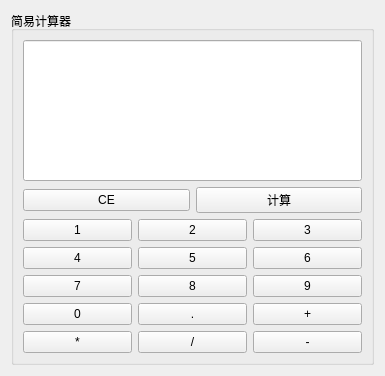
<?xml version="1.0" encoding="UTF-8"?>
<ui version="4.0">
 <class>Calculater</class>
 <widget class="QWidget" name="Calculater">
  <property name="geometry">
   <rect>
    <x>0</x>
    <y>0</y>
    <width>385</width>
    <height>376</height>
   </rect>
  </property>
  <property name="windowTitle">
   <string>Form</string>
  </property>
  <layout class="QVBoxLayout" name="verticalLayout_2">
   <item>
    <widget class="QGroupBox" name="groupBox">
     <property name="title">
      <string>简易计算器</string>
     </property>
     <layout class="QVBoxLayout" name="verticalLayout_3">
      <item>
       <layout class="QVBoxLayout" name="verticalLayout_4">
        <item>
         <widget class="QLineEdit" name="lineEdit">
          <property name="sizePolicy">
           <sizepolicy hsizetype="Expanding" vsizetype="Expanding">
            <horstretch>0</horstretch>
            <verstretch>0</verstretch>
           </sizepolicy>
          </property>
         </widget>
        </item>
        <item>
         <layout class="QHBoxLayout" name="horizontalLayout_6">
          <item>
           <widget class="QPushButton" name="buttonCE">
            <property name="text">
             <string>CE</string>
            </property>
           </widget>
          </item>
          <item>
           <widget class="QPushButton" name="buttonCal">
            <property name="text">
             <string>计算</string>
            </property>
           </widget>
          </item>
         </layout>
        </item>
       </layout>
      </item>
      <item>
       <layout class="QVBoxLayout" name="verticalLayout">
        <item>
         <layout class="QHBoxLayout" name="horizontalLayout">
          <item>
           <widget class="QPushButton" name="button1">
            <property name="text">
             <string>1</string>
            </property>
           </widget>
          </item>
          <item>
           <widget class="QPushButton" name="button2">
            <property name="text">
             <string>2</string>
            </property>
           </widget>
          </item>
          <item>
           <widget class="QPushButton" name="button3">
            <property name="text">
             <string>3</string>
            </property>
           </widget>
          </item>
         </layout>
        </item>
        <item>
         <layout class="QHBoxLayout" name="horizontalLayout_2">
          <item>
           <widget class="QPushButton" name="button4">
            <property name="text">
             <string>4</string>
            </property>
           </widget>
          </item>
          <item>
           <widget class="QPushButton" name="button5">
            <property name="text">
             <string>5</string>
            </property>
           </widget>
          </item>
          <item>
           <widget class="QPushButton" name="button6">
            <property name="text">
             <string>6</string>
            </property>
           </widget>
          </item>
         </layout>
        </item>
        <item>
         <layout class="QHBoxLayout" name="horizontalLayout_3">
          <item>
           <widget class="QPushButton" name="button7">
            <property name="text">
             <string>7</string>
            </property>
           </widget>
          </item>
          <item>
           <widget class="QPushButton" name="button8">
            <property name="text">
             <string>8</string>
            </property>
           </widget>
          </item>
          <item>
           <widget class="QPushButton" name="button9">
            <property name="text">
             <string>9</string>
            </property>
           </widget>
          </item>
         </layout>
        </item>
        <item>
         <layout class="QHBoxLayout" name="horizontalLayout_4">
          <item>
           <widget class="QPushButton" name="button0">
            <property name="text">
             <string>0</string>
            </property>
           </widget>
          </item>
          <item>
           <widget class="QPushButton" name="buttondian">
            <property name="text">
             <string>.</string>
            </property>
           </widget>
          </item>
          <item>
           <widget class="QPushButton" name="buttonadd">
            <property name="text">
             <string>+</string>
            </property>
           </widget>
          </item>
         </layout>
        </item>
        <item>
         <layout class="QHBoxLayout" name="horizontalLayout_5">
          <item>
           <widget class="QPushButton" name="buttonmul">
            <property name="text">
             <string>*</string>
            </property>
           </widget>
          </item>
          <item>
           <widget class="QPushButton" name="buttondivide">
            <property name="text">
             <string>/</string>
            </property>
           </widget>
          </item>
          <item>
           <widget class="QPushButton" name="buttonsub">
            <property name="text">
             <string>-</string>
            </property>
           </widget>
          </item>
         </layout>
        </item>
       </layout>
      </item>
     </layout>
    </widget>
   </item>
  </layout>
 </widget>
 <resources/>
 <connections/>
</ui>
